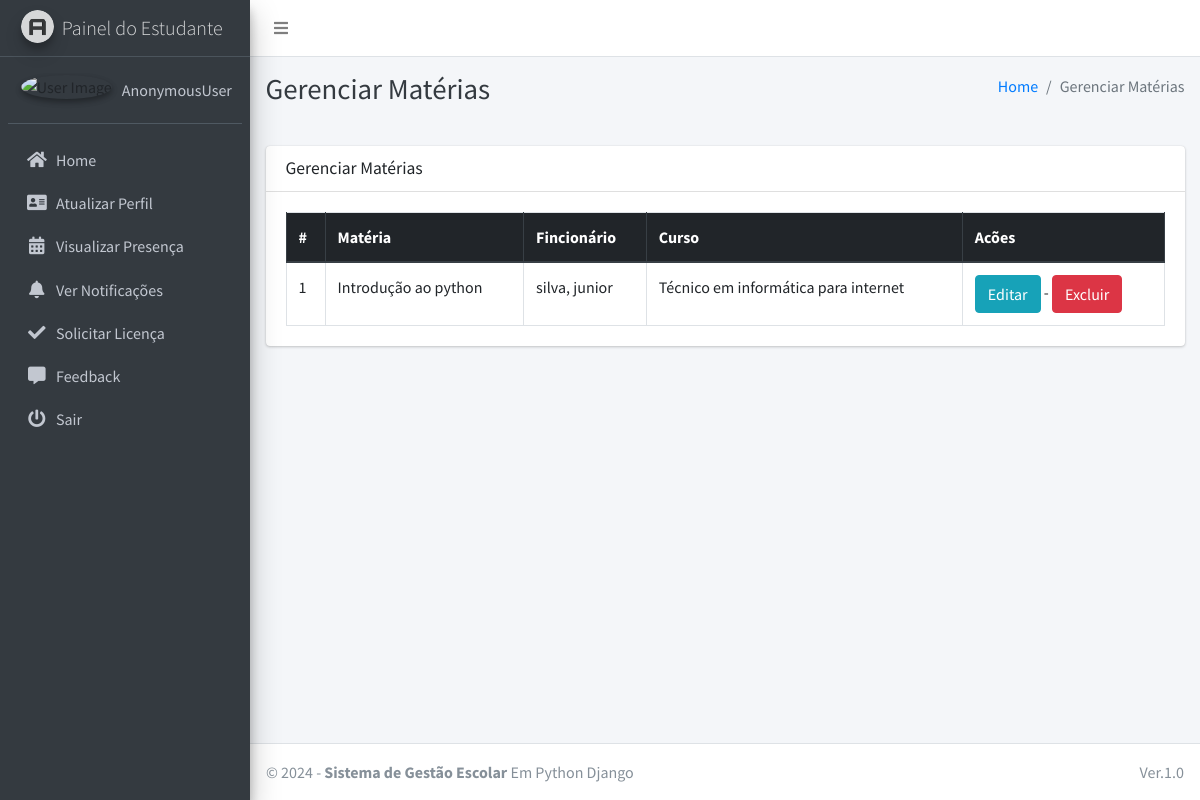
The page /subject/manage/ on the database its author committed.
### main_app/models.py (models this page shows, shortened)
class Subject(models.Model):
    name = models.CharField(max_length=120)
    staff = models.ForeignKey(Staff,on_delete=models.CASCADE,)
    course = models.ForeignKey(Course, on_delete=models.CASCADE)
    updated_at = models.DateTimeField(auto_now=True)
    created_at = models.DateTimeField(auto_now_add=True)

class Staff(models.Model):
    course = models.ForeignKey(Course, on_delete=models.DO_NOTHING, null=True, blank=False)
    admin = models.OneToOneField(CustomUser, on_delete=models.CASCADE)

class CustomUser(AbstractUser):
    USER_TYPE = ((1, "HOD"), (2, "Staff"), (3, "Student"))
    GENDER = [("M", "Male"), ("F", "Female")]
    username = None  # Removed username, using email instead
    email = models.EmailField(unique=True)
    user_type = models.CharField(default=1, choices=USER_TYPE, max_length=1)
    gender = models.CharField(max_length=1, choices=GENDER)
    profile_pic = models.ImageField()
    address = models.TextField()
    fcm_token = models.TextField(default="")  # For firebase notifications
    created_at = models.DateTimeField(auto_now_add=True)
    updated_at = models.DateTimeField(auto_now=True)
    USERNAME_FIELD = "email"
    REQUIRED_FIELDS = []
    objects = CustomUserManager()
    def __str__(self):
        return self.last_name + ", " + self.first_name

class Course(models.Model):
    name = models.CharField(max_length=120)
    created_at = models.DateTimeField(auto_now_add=True)
    updated_at = models.DateTimeField(auto_now=True)

### main_app/hod_views.py (the view)
# urls.py: path("subject/manage/", hod_views.manage_subject, name='manage_subject'),
def manage_subject(request):
    subjects = Subject.objects.all()
    context = {
        'subjects': subjects,
        'page_title': 'Gerenciar Matérias'
    }
    return render(request, "hod_template/manage_subject.html", context)

### main_app/templates/hod_template/manage_subject.html
{% extends 'main_app/base.html' %}
{% load static %}
{% block page_title %}{{page_title}}{% endblock page_title %}
{% block content %}
<section class="content">
    <div class="container-fluid">
        <div class="row">
            <div class="col-md-12">
                <div class="card">
                    <div class="card-header">
                        <h3 class="card-title">{{page_title}}</h3>
                    </div>
                    <div class="card-body">
                        <table id="example2" class="table table-bordered table-hover">
                            <thead class="thead-dark">
                                <tr>
                                    <th>#</th>
                                    <th>Matéria</th>
                                    <th>Fincionário</th>
                                    <th>Curso</th>
                                    <th>Acões</th>
                                </tr>
                            </thead>
                            <tbody>
                                {% for subject in subjects %}
                                <tr>
                                    <td>{{ forloop.counter }}</td>
                                    <td>{{subject.name}}</td>
                                    <td>{{subject.staff.admin}}</td>
                                    <td>{{subject.course.name}}</td>
                                    <td>
                                        <a href="{% url 'edit_subject' subject.id %}" class="btn btn-info">Editar</a> -
                                        <a href="{% url 'delete_subject' subject.id %}" onclick="return confirm('Você tem certeza de que deseja excluir isso?')" class="btn btn-danger">Excluir</a>
                                    </td>
                                </tr>
                                {% endfor %}
                            </tbody>
                        </table>
                    </div>
                </div>
            </div>
        </div>
    </div>
</section>
{% endblock content %}

### rows shown on the page
Subject: name "Introdução ao python", staff.admin "silva, junior", course.name "Técnico em informática para internet"

### other values the page prints
{{ user }} "AnonymousUser"
{{ page_title }} "Gerenciar Matérias"
